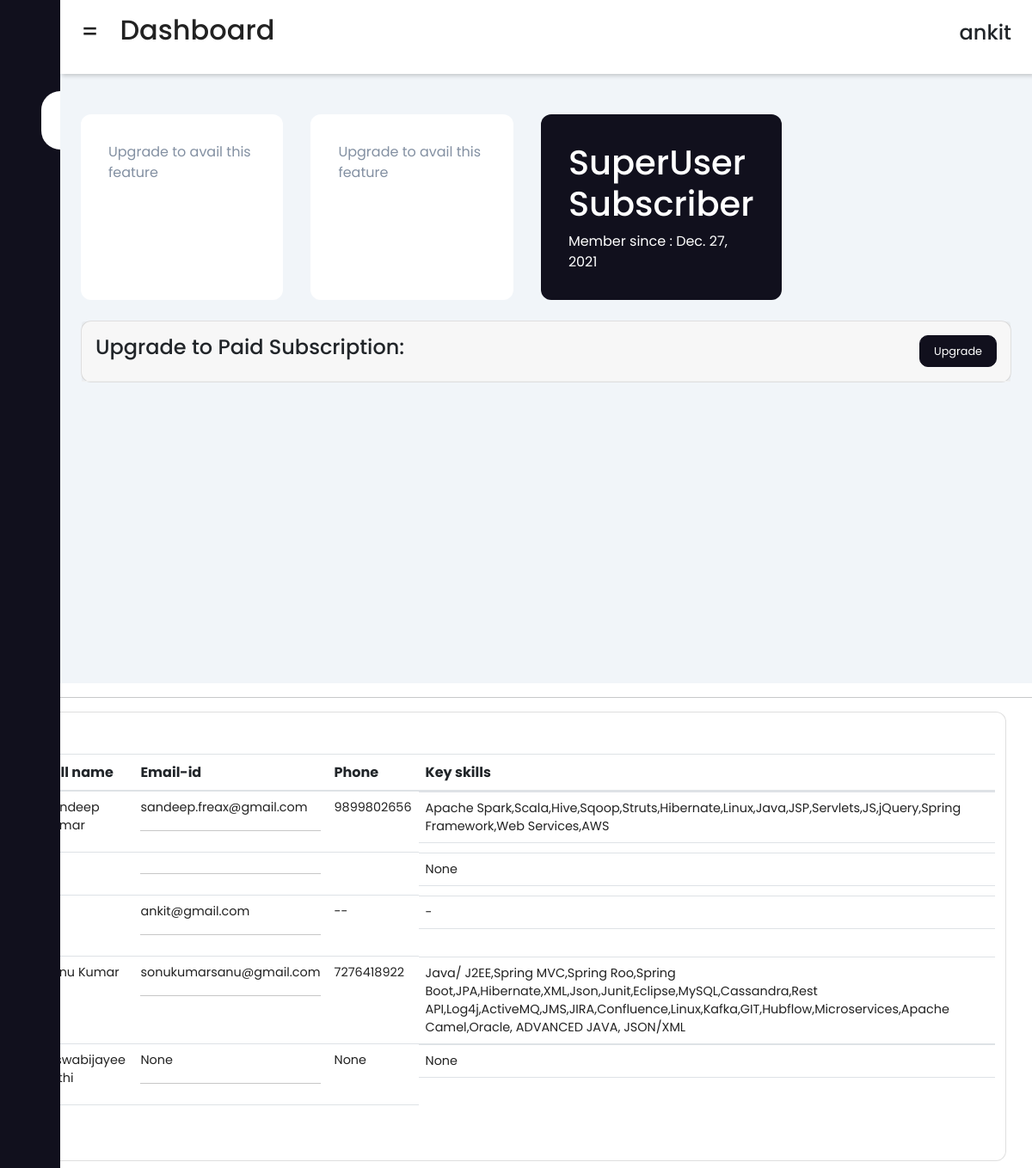
/dashboard_free (signed in), run on the app's committed database.
### contacts_app/models.py (models this page shows, shortened)
class View(models.Model):
	user = models.ForeignKey(User, on_delete=models.CASCADE)
	contact=models.ForeignKey(Contact, on_delete=models.CASCADE, default=None)

class Contact(models.Model):
	user = models.ForeignKey(User, on_delete=models.CASCADE)
	contact_type=models.CharField(max_length=200, null=True)
	full_name=models.CharField(max_length=200, null=True)
	first_name=models.CharField(max_length=200, null=True)
	middle_name=models.CharField(max_length=200, null=True)
	last_name=models.CharField(max_length=200, null=True)
	company=models.CharField(max_length=200, null=True)
	designation=models.CharField(max_length=200, null=True)
	emailid_primary=models.EmailField(max_length=200, null=True)
	emailid_secondary=models.EmailField(max_length=200, null=True)
	aadhar=models.CharField(max_length=12, null=True)
	pan_card=models.CharField(max_length=10, null=True)
	phone=models.CharField(max_length=10, null=True)
	current_location=models.CharField(max_length=200, null=True)
	preferred_location=models.CharField(max_length=200, null=True)
	gender=models.CharField(max_length=10, null=True)
	title=models.CharField(max_length=200, null=True)
	department=models.CharField(max_length=200, null=True)
	university=models.CharField(max_length=200, null=True)
	degree=models.CharField(max_length=200, null=True)
	passing_year=models.CharField(max_length=200, null=True)
	college=models.CharField(max_length=200, null=True)
	linkedin=models.URLField(null=True)
	facebook=models.URLField(null=True)
	instagram=models.URLField(null=True)
	industry=models.CharField(max_length=200, null=True)
	country=models.CharField(max_length=200, null=True)
	state=models.CharField(max_length=200, null=True)
	pin_code=models.CharField(max_length=200, null=True)
	key_skills=models.CharField(max_length=200, null=True)
	key_skills_secondary =models.CharField(max_length=200, null=True)
	total_experience=models.CharField(max_length=200, null=True)
	years_in_business=models.CharField(max_length=200, null=True)
	cin_no=models.CharField(max_length=200, null=True)
	turnover=models.CharField(max_length=200,default="0", null=True)
	date_of_incorporation=models.CharField(max_length=200,null=True)
	employees=models.CharField(max_length=200, null=True)
	ctc=models.CharField(max_length=200, null=True)
	notes=models.CharField(max_length=200, null=True)
	remarks=models.CharField(max_length=200, null=True)
	status=models.CharField(max_length=200, null=True)
	notice_period=models.CharField(max_length=200, null=True)

### contacts_app/decorators.py (the view)
        def wrapper_func(request,*args,**kwargs):
            group = None
            if request.user.groups.exists():
                group = request.user.groups.all()[0].name
            if group in allowed_roles:
                return view_func(request,*args,**kwargs)
            else:
                return HttpResponse("You are not authorised to view this page")

### contacts_app/context_processors.py (called while the page is built)
def all_over_app(request):
     if request.user.is_authenticated:
          group = request.user.groups.filter(user=request.user)[0]
          sub_type=str(group.name)
          return {'sub_type' : sub_type}
     else:
          return {'msg' : 'login'}

### contacts_app/views.py (called while the page is built)
@login_required(login_url="login")
@allowed_users(allowed_roles=['free','SuperUser'])
def dashboard_free(request):
  user_id=request.session.get('_auth_user_id')
  users=UserData.objects.get(user_id=user_id)
  group = request.user.groups.filter(user=request.user)[0]
  sub_type=str(group.name)
  views = View.objects.filter(user= request.user)
  if views is not None:
    last_views = [i for i in views][-1:-11:-1]
  return render(request,'dashboard_free.html', {'users':users,
                                                'username':request.user.username,
                                                'date_joined':request.user.date_joined, 'sub_type' : sub_type, 'last_view':last_views})

### templates/dashboard_free.html (shortened to what this page needs)
{% extends 'base.html' %}
{% block css_links %}
<link rel="stylesheet" href="https://stackpath.bootstrapcdn.com/bootstrap/4.4.1/css/bootstrap.min.css">
<link href="https://cdn.jsdelivr.net/npm/bootstrap@5.1.3/dist/css/bootstrap.min.css" rel="stylesheet">
{% endblock css_links %}
{% block main_content %}
      <main>
        <div class="cards">
          <div class="card-single">
            <div>
              <span>Upgrade to avail this feature</span>
            </div>
          </div>
          <div class="card-single">
            <div>
              <span>Upgrade to avail this feature</span>
            </div>
          </div>
          <div class="card-single">
            <div>
              <h1>{{ user.groups.all.0 }} Subscriber</h1>
              <span>Member since : {{ date_joined.date }}</span>
            </div>
          </div>
        </div>
        <br>
            <div class="recent-grid2">
              <div class="projects">
                <div class="card">
                  <div class="card-header">
                    <h4 name="upgrade">Upgrade to Paid Subscription: </h4>
                    <button>Upgrade </button>
                  </div>
                </div>
              </div>
            </div>
            </div>
{% if last_view|length != 0 %}
        <hr>
        <div class=" mx-3 my-2">
          <div class=" py-5 container card">
        <table id="filter"  class="table">
          <thead>
               <tr>
                    <th>Full name</th>
                    <th>Email-id</th>
                    <th>Phone</th>
                    <th>Key skills</th>
               </tr>
          </thead>
          <tbody>
            {% for last in last_view %}
               <tr>
                    <td class="first_name">{{last.contact.full_name}}</td>
                    <td class="email">{{last.contact.emailid_primary}} <hr> {{contact.contact.emailid_secondary}}  </td>
                    <td class="phone">{{last.contact.phone}}</td>
                    <td class="key_skills">{{last.contact.key_skills}}</td>
               </tr>
          {% endfor %}
          </tbody>
    </table>
    </div>
    </div>
    {% endif %}
    {% endblock main_content %}

### templates/base.html (shortened to what this page needs)
<html>
<head>
{% block css_links %}
{% endblock css_links %}
<link rel="stylesheet" href="/static/css/dashboard.css">
</head>
<body>
    <div class="sidebar">
      <div class="sidebar-brand">
      </div>
        <div class="sidebar-menu">
          <ul>
            <li>
              <a href="/dashboard_redirect" {% if request.path ==  '/dashboard_superuser' or request.path == "/dashboard_free" or request.path == "/dashboard_admin" or request.path == '/dashboard_paid' %}  class="active"
              {% endif %}>
                <span class="fas fa-tachometer-alt"></span>
              </a>
            </li>
        {%  if sub_type == "SuperUser" or sub_type == "Admin"%}
            <li>
              <a href="/dashboard_redirect/importrecord"   >
                <span class="fas fa-users "></span>
              </a>
            </li>
            <li>
              <a href="/addrecord" >
                <span class="fas fa-users" ></span>
              </a>
            </li>
            {% endif %}
            <li>
              <a href="/dashboard_redirect/view" >
                <span class="fas fa-users" ></span>
              </a>
            </li>
        {%  if sub_type != "Admin" and sub_type != "free" %}
            <li>
  						<a href="/dashboard_redirect/Export">
                <span class="fas fa-users" ></span>
              </a>
            </li>
          {% endif %}
            <li>
              <a href="/set_score" >
                <span class="fas fa-tasks"></span>
              </a>
            </li>
            <li>
              <a href="/Available_methods" >
                <span class="fas fa-tasks"></span>
              </a>
            </li>
            <li>
              <a href="/logout">
                <span class="fas fa-tasks"></span>
              </a>
            </li>
          </ul>
        </div>
    </div>
    <div class="main-content">
      <header>
        <h2>
          <label for="nav-toggle">
            <span class="fas fa-bars">=</span>
          </label>
          Dashboard
        </h2>
        <div class="user-wrapper">
         <div class="">
            <h4>{{ request.user.first_name }}</h4>
         </div>
        </div>
      </header>
{% block main_content %}
{% endblock main_content %}
</body>
</html>

### static/css/dashboard.css (style rules this page uses)
:root { --main-color: #11101d; --color-dark: #1D2231; --text-grey: #8390A2; }
* { padding: 0; margin: 0; box-sizing: border-box; list-style: none; text-decoration: none; font-family: 'Poppins' ,sans-serif; }
.sidebar { width: 345px; position: fixed; left: 0; top: 0; height: 100%; z-index: 100; background: var(--main-color); transition: width 300ms; }
.sidebar-brand { height: 90px; padding: 1rem 0rem 1rem 2rem; color: #fff; }
.sidebar-menu li { width: 100%; margin-bottom: 1.7rem; padding-left: 1rem; }
.sidebar-menu { margin-top: 1rem; }
.sidebar-menu a { padding-left: 1rem; display: block; color: #fff; font-size: 1.1rem; }
.sidebar-menu li a { text-decoration: none; }
.sidebar-menu a span:first-child { font-size: 1.5rem; padding-right: 1rem; }
.sidebar-menu a.active { background: #fff; padding-top: 1rem; padding-bottom: 1rem; color: var(--main-color); border-radius: 30px 0px 0px 30px; }
.main-content { transition: margin-left 300ms; margin-left: 345px; }
header { background: #fff; display: flex; justify-content: space-between; padding: 1rem 1.5rem; box-shadow: 2px 2px 5px rgba(0, 0, 0, 0.2); position: fixed; left: 345px; top:0; z-index: 100; width: calc(100% - 345px); transition: left 300ms; }
header h2 { color: #222; }
header label span { font-size: 1.7rem; padding-right: 1rem; }
.user-wrapper { display: flex; align-items: center; }
main { margin-top: 85px; padding: 2rem 1.5rem ; background: #f1f5f9; min-height: calc(100vh - 90px); }
.cards { display: grid; grid-template-columns: repeat(4, 1fr); grid-gap: 2rem; margin-top: 1rem; }
.card-single { display: flex; justify-content: space-between; background: #fff; padding: 2rem; border-radius: 12px; }
.card-header button { background: var(--main-color); border-radius: 10px; color: #fff; font-size: .8rem; padding: .5rem 1rem; border:1px solid var(--main-color); }
.card-single div:first-child span { color: var(--text-grey); }
.card-single:last-child { background: var(--main-color); }
.card-single:last-child h1, .card-single:last-child div:first-child span, .card-single:last-child div:last-child span { color: #fff; }
.card { background: #fff; border-radius: 12px; }
.card-header { padding: 1rem; }
.card-header { display: flex; justify-content: space-between; align-items: center; border-bottom: 1px solid #f0f0f0; }
table { border-collapse: collapse; }
thead tr { border-top: 1px solid #f0f0f0; border-bottom:2px solid #f0f0f0; }
td { padding: .5rem 1rem ; font-size: .9rem ; color: #222; }
tr td:last-child { display: flex; align-items: center; }
@media only screen and (max-width: 1200px) { .sidebar { width: 70px ; } }
@media only screen and (max-width: 1200px) { .sidebar .sidebar-brand, .sidebar li { padding-left: 1rem; text-align: center; } }
@media only screen and (max-width: 1200px) { .main-content { margin-left: 70px; } }
@media only screen and (max-width: 1200px) { .main-content header { width: calc(100% - 70px); left:70px; } }

### templates/dashboard_free.html (style rules this page uses)
.container { overflow-x: auto; overflow-y: auto; }

### data on the page
View: contact.full_name "Sandeep Kumar", contact.emailid_primary "sandeep.freax@gmail.com", contact.phone "9899802656", contact.key_skills "Apache Spark,Scala,Hive,Sqoop,Struts,Hibernate,Linux,Java,JSP,Servlets,JS,jQuery,Spring Framework,Web Services,AWS"
View: contact.key_skills "None"
View: contact.emailid_primary "ankit@gmail.com", contact.phone "--", contact.key_skills "-"
View: contact.full_name "Sonu Kumar", contact.emailid_primary "sonukumarsanu@gmail.com", contact.phone "7276418922", contact.key_skills "Java/ J2EE,Spring MVC,Spring Roo,Spring Boot,JPA,Hibernate,XML,Json,Junit,Eclipse,MySQL,Cassandra,Rest API,Log4j,ActiveMQ,JMS,JIRA,Confluence,Linux,Kafka,GIT,Hubflow,Microservices,Apache Camel,Oracle, ADVANCED JAVA, JSON/XML"
View: contact.full_name "biswabijayee…", contact.emailid_primary "None", contact.phone "None", contact.key_skills "None"

### other printed values
{{ request.user.first_name }} "ankit"
{{ user.groups.all.0 }} "SuperUser"
{{ date_joined.date }} "Dec. 27, 2021"
